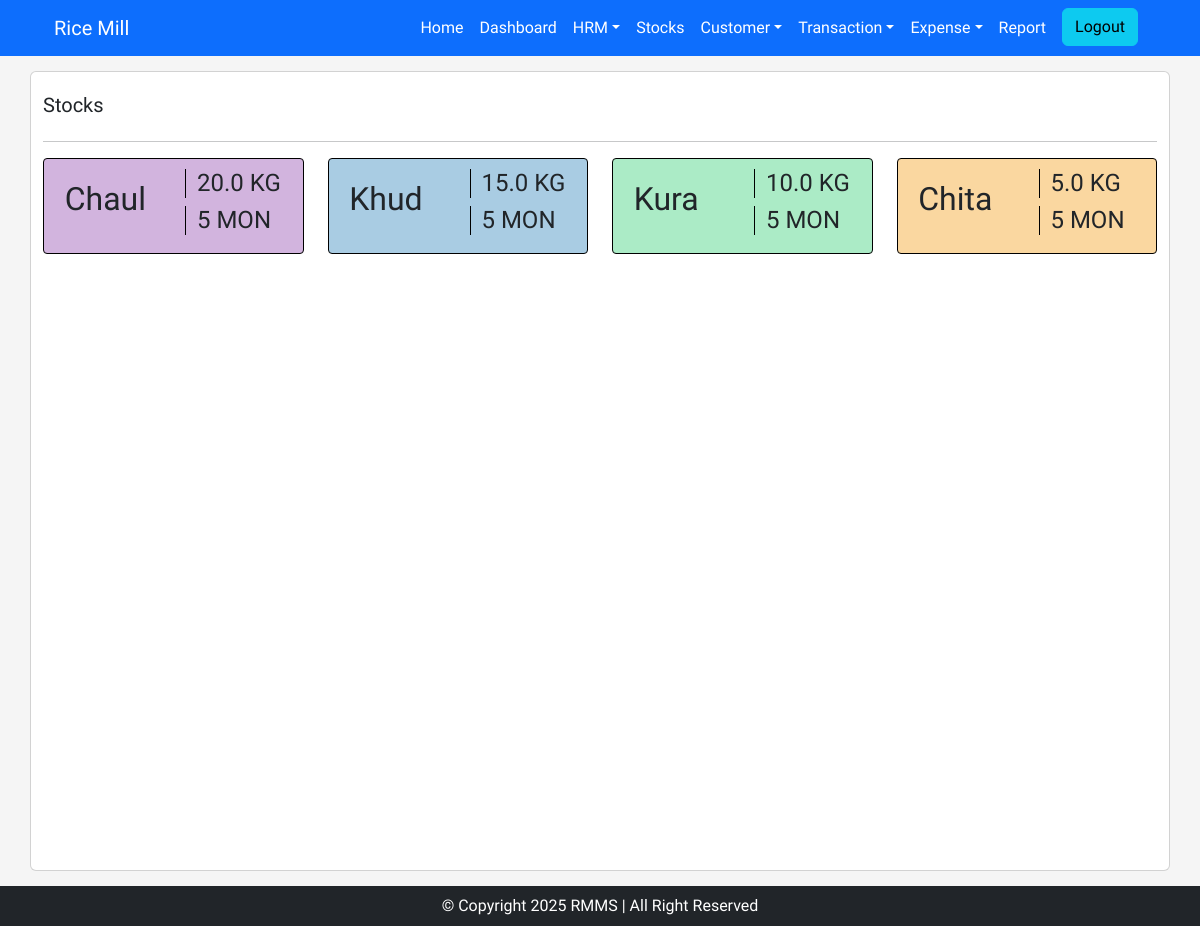
/stocks/ (signed in), run on an earlier commit of the app's database.
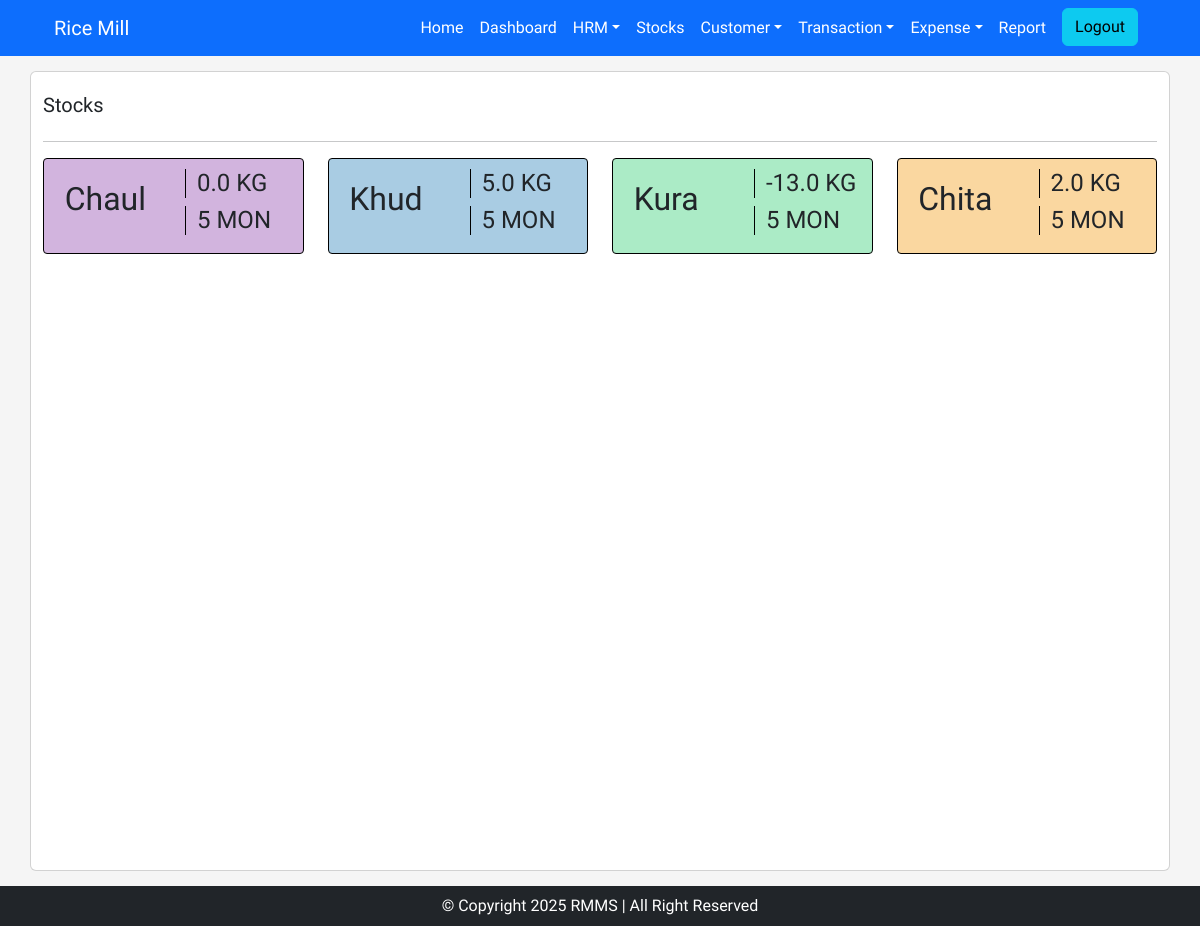
And on a later commit of the database.
### rice_mill/models.py (models this page shows)
class Stocks(models.Model):
    chaul_qty = models.FloatField(blank=True, null=True)
    khud_qty = models.FloatField(blank=True, null=True)
    kura_qty = models.FloatField(blank=True, null=True)
    chita_qty = models.FloatField(blank=True, null=True)

### rice_mill/views.py (the view)
# urls.py: path('stocks/', stock_index_view, name='stocks'),
@login_required(login_url='login')
def stock_index_view(request):
    obj_list = Stocks.objects.first()
    print("STocks", obj_list)
    context = {
        'obj_list': obj_list
    }
    return render(request, 'pages/stocks.html', context)

### rice_mill/templates/pages/stocks.html (shortened to what this page needs)
{% extends "base.html" %}
{% load static %}
{% block content %}
<div class="container base-container card" style="background-color: white; min-height: 100vh;">
    <div class="row mt-3">
        <div class="col-md-6">
            <div class="title-text">
                <h5>Stocks</h5>
            </div>
        </div>
    </div>
    <hr>
    <div class="row">
        <div class="col-md-3">
            <div class="card-item" style="background-color: #d2b4de;">
                <div class="row">
                    <div class="col-md-6">
                        <div class="item-left">
                            <h2>Chaul</h2>
                        </div>
                    </div>
                    <div class="col-md-6">
                        <div class="item-right">
                            <h4>{{obj_list.chaul_qty}} KG</h4>
                            <h4>5 MON</h4>
                        </div>
                    </div>
                </div>
            </div>
        </div>
        <div class="col-md-3">
            <div class="card-item" style="background-color: #a9cce3;">
                <div class="row">
                    <div class="col-md-6">
                        <div class="item-left">
                            <h2>Khud</h2>
                        </div>
                    </div>
                    <div class="col-md-6">
                        <div class="item-right">
                            <h4>{{obj_list.khud_qty}} KG</h4>
                            <h4>5 MON</h4>
                        </div>
                    </div>
                </div>
            </div>
        </div>
        <div class="col-md-3">
            <div class="card-item" style="background-color: #abebc6;">
                <div class="row">
                    <div class="col-md-6">
                        <div class="item-left">
                            <h2>Kura</h2>
                        </div>
                    </div>
                    <div class="col-md-6">
                        <div class="item-right">
                            <h4>{{obj_list.kura_qty}} KG</h4>
                            <h4>5 MON</h4>
                        </div>
                    </div>
                </div>
            </div>
        </div>
        <div class="col-md-3">
            <div class="card-item" style="background-color: #fad7a0;">
                <div class="row">
                    <div class="col-md-6">
                        <div class="item-left">
                            <h2>Chita</h2>
                        </div>
                    </div>
                    <div class="col-md-6">
                        <div class="item-right">
                            <h4>{{obj_list.chita_qty}} KG</h4>
                            <h4>5 MON</h4>
                        </div>
                    </div>
                </div>
            </div>
        </div>
    </div>
</div>
{% endblock %}

What changed in the data, as far as the page shows it:
changed Stocks: chaul_qty "20.0" → "0.0"; khud_qty "15.0" → "5.0"; kura_qty "10.0" → "-13.0"; chita_qty "5.0" → "2.0"
